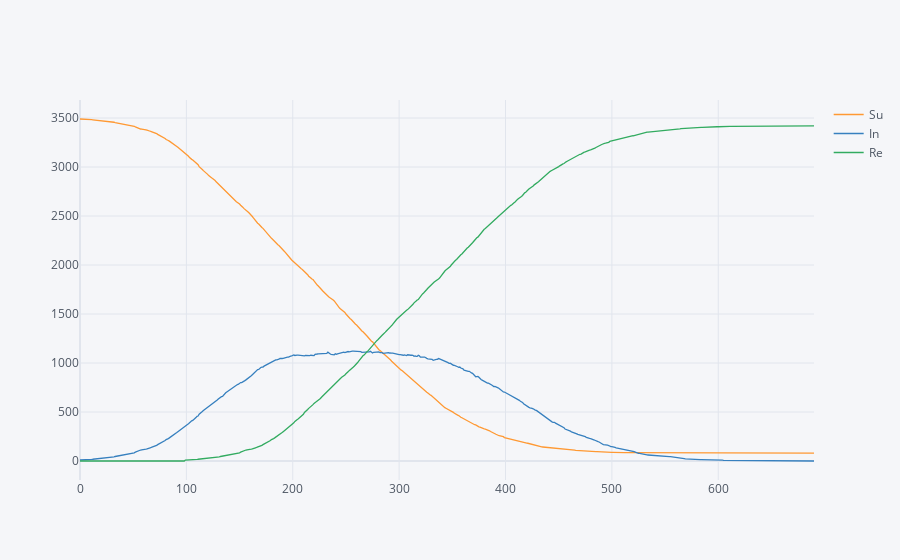

Source (notebook cell):
### Code cell
lines.iplot()

### Figure 1 — Plotly figure (JSON) as saved in the notebook; plotly's stock layout.template omitted (floating-point values rounded to 4 significant figures; data arrays with more than 128 entries replaced by an {"elided": "..."} marker saying what was removed)
{"data": [{"line": {"color": "rgba(255, 153, 51, 1.0)", "dash": "solid", "shape": "linear", "width": 1.3}, "mode": "lines", "name": "Su", "text": "", "type": "scatter", "x": {"elided": "691 int values"}, "y": {"elided": "691 int values"}}, {"line": {"color": "rgba(55, 128, 191, 1.0)", "dash": "solid", "shape": "linear", "width": 1.3}, "mode": "lines", "name": "In", "text": "", "type": "scatter", "x": {"elided": "691 int values"}, "y": {"elided": "691 int values"}}, {"line": {"color": "rgba(50, 171, 96, 1.0)", "dash": "solid", "shape": "linear", "width": 1.3}, "mode": "lines", "name": "Re", "text": "", "type": "scatter", "x": {"elided": "691 int values"}, "y": {"elided": "691 int values"}}], "layout": {"legend": {"bgcolor": "#F5F6F9", "font": {"color": "#4D5663"}}, "paper_bgcolor": "#F5F6F9", "plot_bgcolor": "#F5F6F9", "title": {"font": {"color": "#4D5663"}}, "xaxis": {"gridcolor": "#E1E5ED", "showgrid": true, "tickfont": {"color": "#4D5663"}, "title": {"font": {"color": "#4D5663"}, "text": ""}, "zerolinecolor": "#E1E5ED"}, "yaxis": {"gridcolor": "#E1E5ED", "showgrid": true, "tickfont": {"color": "#4D5663"}, "title": {"font": {"color": "#4D5663"}, "text": ""}, "zerolinecolor": "#E1E5ED"}}}
